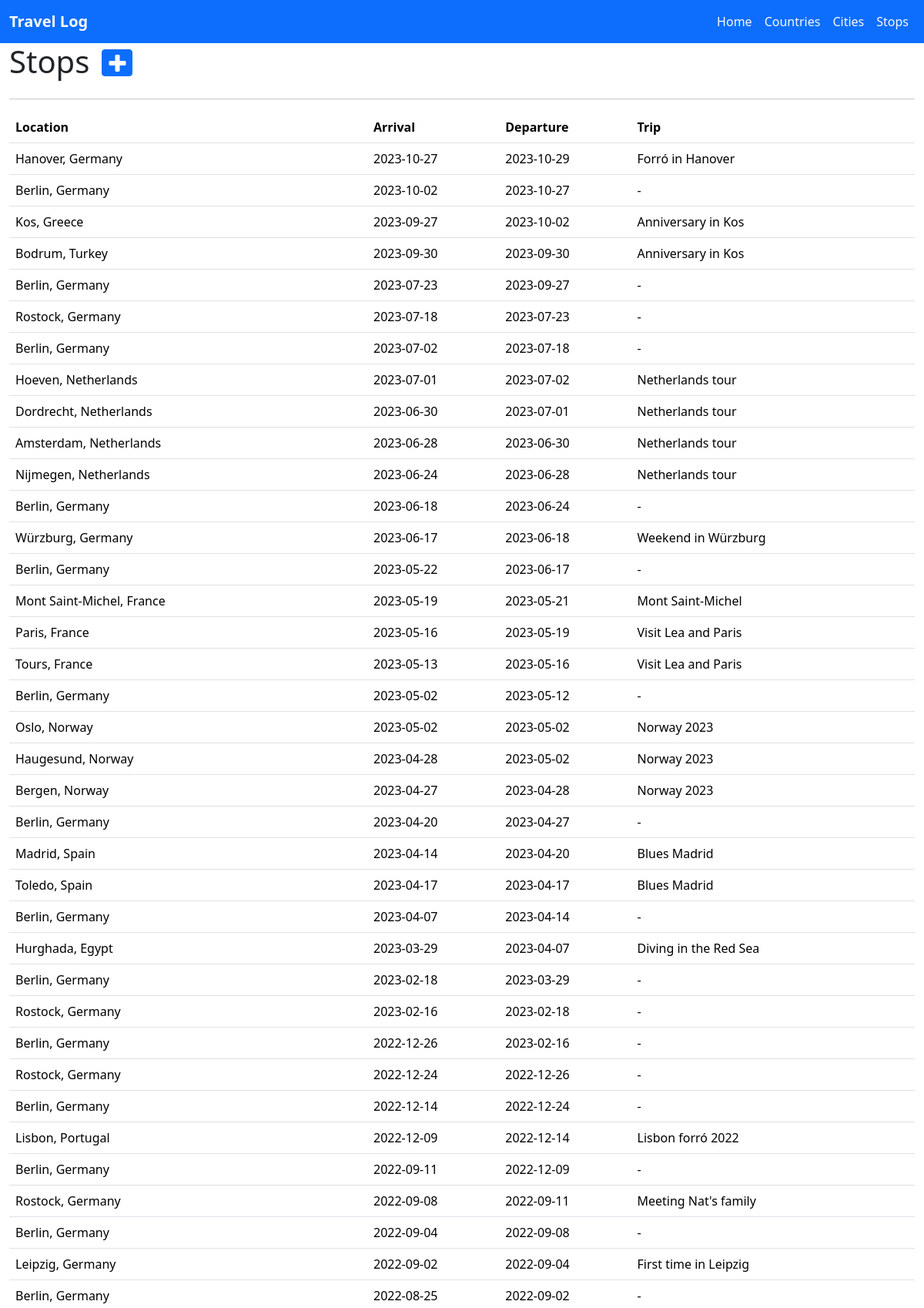
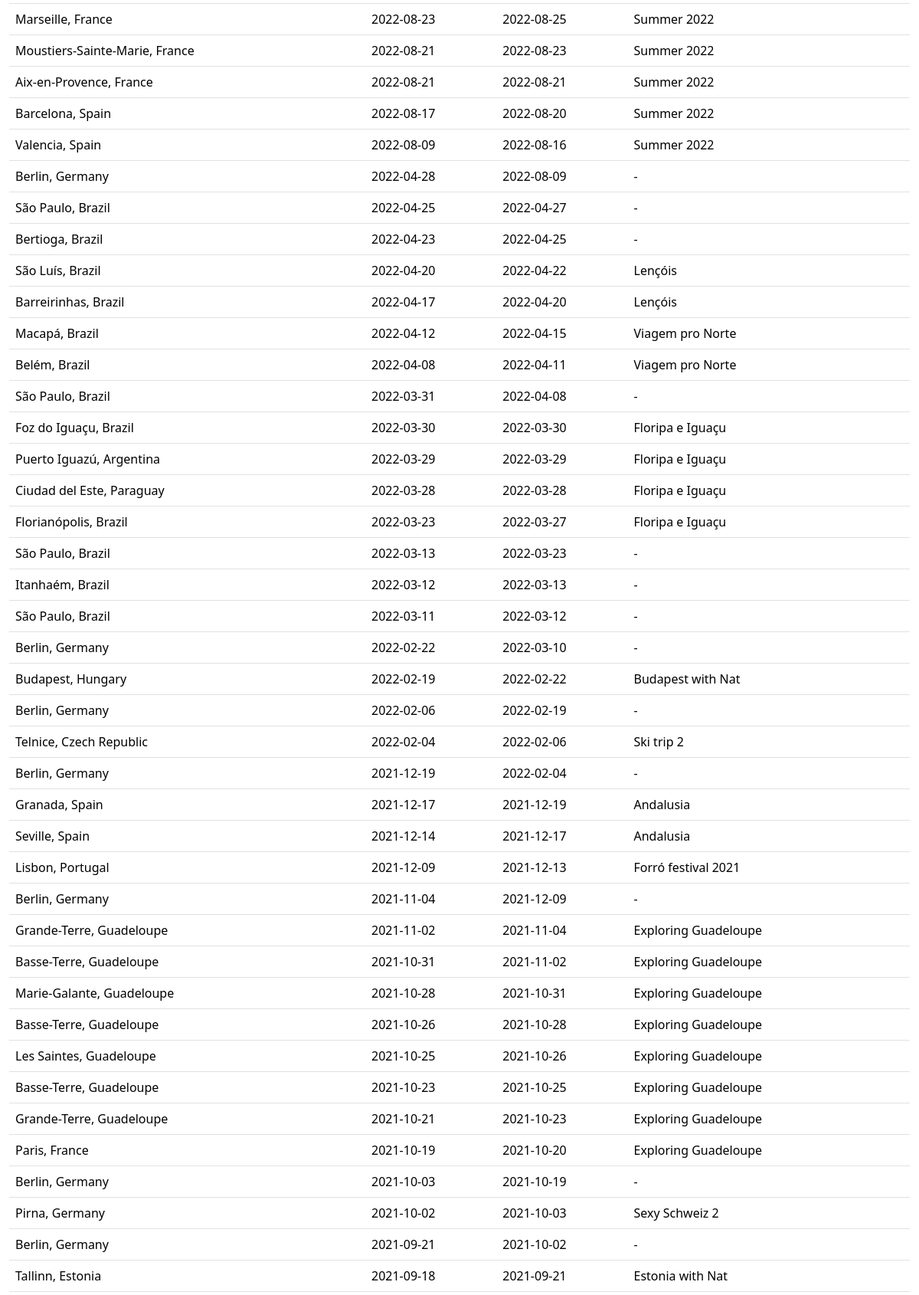
The app's page /stops/ (upper part) with its own data (2 pictures, top to bottom).
### mytrips/models.py (models this page shows, shortened)
class Trip(models.Model):
    title = models.CharField(max_length=255)
    start = models.DateField(null=True)
    end = models.DateField(null=True)

class Country(models.Model):
    name = models.CharField(max_length=255, unique=True)
    visited = models.BooleanField(default=False)
    need_visa = models.BooleanField(default=None, null=True)
    lat = models.DecimalField(max_digits=9, decimal_places=6)
    lon = models.DecimalField(max_digits=9, decimal_places=6)
    continent = models.CharField(max_length=25, choices=CONTINENTS, null=True)
    capital = models.CharField(max_length=255, null=True, default=None)
    currency = models.CharField(
        max_length=25, choices=CURRENCIES, null=True, default=None
    )
    language = models.CharField(
        max_length=25, choices=LANGUAGES, null=True, default=None
    )
    area_code = models.CharField(max_length=10, null=True, default=None)
    iso_code = models.CharField(max_length=10)
    class Meta:
        verbose_name_plural = "Countries"

### mytrips/views.py (the view)
# urls.py: path("stops/", views.stops, name="stops"),
def stops(request):
    cities = (
        City.objects.filter(visited=True)
        .values("pk", "name", "country__name")
        .order_by("name")
    )
    stops = Stop.objects.values(
        "city__country__name", "city__name", "arrival", "departure", "trip__title"
    ).order_by("-departure")
    context = {"stops": stops, "cities": cities}
    return render(request, "stops.html", context)

### mytrips/templates/stops.html (shortened to what this page needs)
{% extends "master.html" %}
{% block content %}
<div class="d-flex">
    <h1 class="me-3">Stops</h1>
    <div class="mt-2">
        <button type="button" class="btn btn-primary btn-sm pb-0" data-bs-toggle="modal"
            data-bs-target="#staticBackdrop">
            <i class="fa fa-plus fa-2x"></i>
        </button>
    </div>
</div>
<hr />
<table id="stopsTable" class="table table-hover">
    <thead>
        <tr>
            <th>Location</th>
            <th>Arrival</th>
            <th>Departure</th>
            <th>Trip</th>
        </tr>
    </thead>
    <tbody>
        {% for stop in stops %}
        <tr>
            <td>{{ stop.city__name }}, {{ stop.city__country__name }}</td>
            <td>{{ stop.arrival|date:'Y-m-d' }}</td>
            <td>{{ stop.departure|date:'Y-m-d' }}</td>
            <td>{{ stop.trip__title|default:"-" }}</td>
        </tr>
        {% endfor %}
    </tbody>
</table>
{% endblock %}

### records on screen
Trip: city__name "Hanover", city__country__name "Germany", arrival "2023-10-27", departure "2023-10-29", trip__title "Forró in Hanover"
Country: city__name "Berlin", city__country__name "Germany", arrival "2023-10-02", departure "2023-10-27", trip__title "-", arrival "2023-07-23", departure "2023-09-27", arrival "2023-07-02", departure "2023-07-18", arrival "2023-06-18", departure "2023-06-24", arrival "2023-05-22", departure "2023-06-17", arrival "2023-05-02", departure "2023-05-12", arrival "2023-04-20", departure "2023-04-27", arrival "2023-04-07", departure "2023-04-14", arrival "2023-02-18", departure "2023-03-29", arrival "2022-12-26", departure "2023-02-16", arrival "2022-12-14", departure "2022-12-24", arrival "2022-09-11", departure "2022-12-09", arrival "2022-09-04", departure "2022-09-08", arrival "2022-08-25", departure "2022-09-02", arrival "2022-04-28", departure "2022-08-09", arrival "2022-02-22", departure "2022-03-10", arrival "2022-02-06", departure "2022-02-19", arrival "2021-12-19", departure "2022-02-04", arrival "2021-11-04", departure "2021-12-09", arrival "2021-10-03", departure "2021-10-19", arrival "2021-09-21", departure "2021-10-02"
Trip: city__name "Kos", city__country__name "Greece", arrival "2023-09-27", departure "2023-10-02", trip__title "Anniversary in Kos"
Trip: city__name "Hoeven", city__country__name "Netherlands", arrival "2023-07-01", departure "2023-07-02", trip__title "Netherlands tour", city__name "Nijmegen", arrival "2023-06-24", departure "2023-06-28"
Country: city__name "Amsterdam", city__country__name "Netherlands", arrival "2023-06-28", departure "2023-06-30", trip__title "Netherlands tour"
Trip: city__name "Würzburg", city__country__name "Germany", arrival "2023-06-17", departure "2023-06-18", trip__title "Weekend in Würzburg"
Trip: city__name "Mont Saint-Michel", city__country__name "France", arrival "2023-05-19", departure "2023-05-21", trip__title "Mont Saint-Michel"
Country: city__name "Paris", city__country__name "France", arrival "2023-05-16", departure "2023-05-19", trip__title "Visit Lea and Paris", arrival "2021-10-19", departure "2021-10-20", trip__title "Exploring Guadeloupe"
Trip: city__name "Tours", city__country__name "France", arrival "2023-05-13", departure "2023-05-16", trip__title "Visit Lea and Paris"
Country: city__name "Oslo", city__country__name "Norway", arrival "2023-05-02", departure "2023-05-02", trip__title "Norway 2023"
Trip: city__name "Haugesund", city__country__name "Norway", arrival "2023-04-28", departure "2023-05-02", trip__title "Norway 2023", city__name "Bergen", arrival "2023-04-27", departure "2023-04-28"
Country: city__name "Madrid", city__country__name "Spain", arrival "2023-04-14", departure "2023-04-20", trip__title "Blues Madrid"
Trip: city__name "Hurghada", city__country__name "Egypt", arrival "2023-03-29", departure "2023-04-07", trip__title "Diving in the Red Sea"
Country: city__name "Lisbon", city__country__name "Portugal", arrival "2022-12-09", departure "2022-12-14", trip__title "Lisbon forró 2022", arrival "2021-12-09", departure "2021-12-13", trip__title "Forró festival 2021"
Trip: city__name "Rostock", city__country__name "Germany", arrival "2022-09-08", departure "2022-09-11", trip__title "Meeting Nat's family"
Trip: city__name "Leipzig", city__country__name "Germany", arrival "2022-09-02", departure "2022-09-04", trip__title "First time in Leipzig"
Trip: city__name "Marseille", city__country__name "France", arrival "2022-08-23", departure "2022-08-25", trip__title "Summer 2022", city__name "Valencia", city__country__name "Spain", arrival "2022-08-09", departure "2022-08-16"
Trip: city__name "São Luís", city__country__name "Brazil", arrival "2022-04-20", departure "2022-04-22", trip__title "Lençóis", city__name "Barreirinhas", arrival "2022-04-17", departure "2022-04-20"
Trip: city__name "Macapá", city__country__name "Brazil", arrival "2022-04-12", departure "2022-04-15", trip__title "Viagem pro Norte", city__name "Belém", arrival "2022-04-08", departure "2022-04-11"
Trip: city__name "Foz do Iguaçu", city__country__name "Brazil", arrival "2022-03-30", departure "2022-03-30", trip__title "Floripa e Iguaçu", city__name "Florianópolis", arrival "2022-03-23", departure "2022-03-27"
Country: city__name "Budapest", city__country__name "Hungary", arrival "2022-02-19", departure "2022-02-22", trip__title "Budapest with Nat"
Trip: city__name "Telnice", city__country__name "Czech Republic", arrival "2022-02-04", departure "2022-02-06", trip__title "Ski trip 2"
Trip: city__name "Granada", city__country__name "Spain", arrival "2021-12-17", departure "2021-12-19", trip__title "Andalusia", city__name "Seville", arrival "2021-12-14", departure "2021-12-17"
Trip: city__name "Grande-Terre", city__country__name "Guadeloupe", arrival "2021-11-02", departure "2021-11-04", trip__title "Exploring Guadeloupe"
Country: city__name "Basse-Terre", city__country__name "Guadeloupe", arrival "2021-10-31", departure "2021-11-02", trip__title "Exploring Guadeloupe", arrival "2021-10-26", departure "2021-10-28", arrival "2021-10-23", departure "2021-10-25"
Trip: city__name "Pirna", city__country__name "Germany", arrival "2021-10-02", departure "2021-10-03", trip__title "Sexy Schweiz 2"
Country: city__name "Tallinn", city__country__name "Estonia", arrival "2021-09-18", departure "2021-09-21", trip__title "Estonia with Nat"

### other values on screen
{{ stop.city__name }} "Bodrum" "Rostock" "Dordrecht" "Toledo" "Rostock" "Rostock" "Moustiers-Sainte-Marie" "Aix-en-Provence" "Barcelona" "São Paulo" "Bertioga" "São Paulo" "Puerto Iguazú" "Ciudad del Este" "São Paulo" "Itanhaém" "São Paulo" "Marie-Galante" "Les Saintes" "Grande-Terre"
{{ stop.city__country__name }} "Turkey" "Germany" "Netherlands" "Spain" "Germany" "Germany" "France" "France" "Spain" "Brazil" "Brazil" "Brazil" "Argentina" "Paraguay" "Brazil" "Brazil" "Brazil" "Guadeloupe" "Guadeloupe" "Guadeloupe"
{{ stop.arrival|date:'Y-m-d' }} "2023-09-30" "2023-07-18" "2023-06-30" "2023-04-17" "2023-02-16" "2022-12-24" "2022-08-21" "2022-08-21" "2022-08-17" "2022-04-25" "2022-04-23" "2022-03-31" "2022-03-29" "2022-03-28" "2022-03-13" "2022-03-12" "2022-03-11" "2021-10-28" "2021-10-25" "2021-10-21"
{{ stop.departure|date:'Y-m-d' }} "2023-09-30" "2023-07-23" "2023-07-01" "2023-04-17" "2023-02-18" "2022-12-26" "2022-08-23" "2022-08-21" "2022-08-20" "2022-04-27" "2022-04-25" "2022-04-08" "2022-03-29" "2022-03-28" "2022-03-23" "2022-03-13" "2022-03-12" "2021-10-31" "2021-10-26" "2021-10-23"
{{ stop.trip__title|default:"-" }} "Anniversary in Kos" "-" "Netherlands tour" "Blues Madrid" "-" "-" "Summer 2022" "Summer 2022" "Summer 2022" "-" "-" "-" "Floripa e Iguaçu" "Floripa e Iguaçu" "-" "-" "-" "Exploring Guadeloupe" "Exploring Guadeloupe" "Exploring Guadeloupe"
